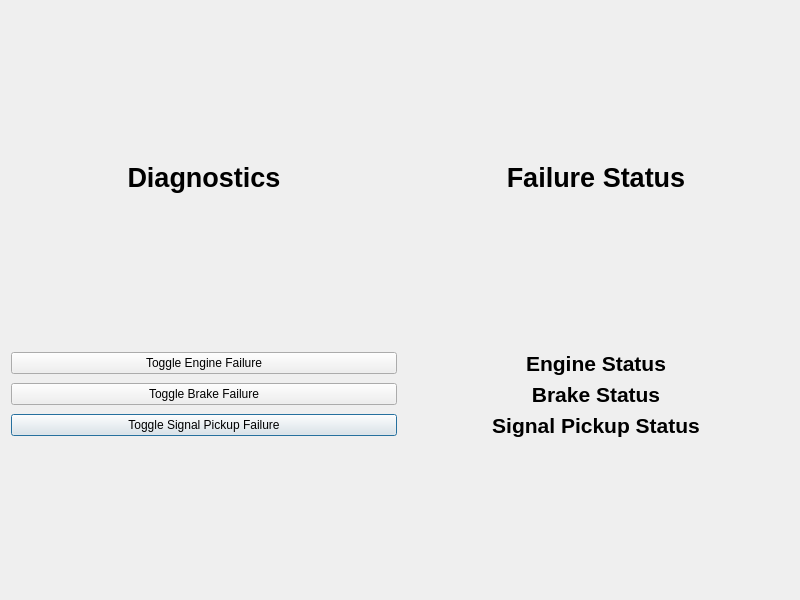
<?xml version="1.0" encoding="UTF-8"?>
<ui version="4.0">
 <class>Diagnostics_UI</class>
 <widget class="QDialog" name="Diagnostics_UI">
  <property name="geometry">
   <rect>
    <x>0</x>
    <y>0</y>
    <width>800</width>
    <height>600</height>
   </rect>
  </property>
  <property name="windowTitle">
   <string>Dialog</string>
  </property>
  <layout class="QGridLayout" name="gridLayout_2">
   <item row="0" column="0">
    <layout class="QGridLayout" name="diagnostics_grid">
     <item row="7" column="0">
      <spacer name="verticalSpacer">
       <property name="orientation">
        <enum>Qt::Vertical</enum>
       </property>
       <property name="sizeHint" stdset="0">
        <size>
         <width>20</width>
         <height>40</height>
        </size>
       </property>
      </spacer>
     </item>
     <item row="6" column="0">
      <widget class="QPushButton" name="toggleSignalPickupFailure_button">
       <property name="text">
        <string>Toggle Signal Pickup Failure</string>
       </property>
      </widget>
     </item>
     <item row="2" column="1">
      <widget class="QLabel" name="failureStatus_label">
       <property name="font">
        <font>
         <family>Arial</family>
         <pointsize>20</pointsize>
         <weight>75</weight>
         <bold>true</bold>
        </font>
       </property>
       <property name="text">
        <string>Failure Status</string>
       </property>
       <property name="alignment">
        <set>Qt::AlignCenter</set>
       </property>
      </widget>
     </item>
     <item row="2" column="0">
      <widget class="QLabel" name="diagnostics_label">
       <property name="sizePolicy">
        <sizepolicy hsizetype="Minimum" vsizetype="Minimum">
         <horstretch>0</horstretch>
         <verstretch>0</verstretch>
        </sizepolicy>
       </property>
       <property name="minimumSize">
        <size>
         <width>1</width>
         <height>1</height>
        </size>
       </property>
       <property name="font">
        <font>
         <family>Arial</family>
         <pointsize>20</pointsize>
         <weight>75</weight>
         <bold>true</bold>
        </font>
       </property>
       <property name="text">
        <string>Diagnostics</string>
       </property>
       <property name="alignment">
        <set>Qt::AlignCenter</set>
       </property>
      </widget>
     </item>
     <item row="5" column="0">
      <widget class="QPushButton" name="toggleBrakeFailure_button">
       <property name="text">
        <string>Toggle Brake Failure</string>
       </property>
      </widget>
     </item>
     <item row="4" column="0">
      <widget class="QPushButton" name="toggleEngineFailure_button">
       <property name="text">
        <string>Toggle Engine Failure</string>
       </property>
      </widget>
     </item>
     <item row="6" column="1">
      <widget class="QLabel" name="signalPickupStatus">
       <property name="font">
        <font>
         <family>Arial</family>
         <pointsize>16</pointsize>
         <weight>75</weight>
         <bold>true</bold>
        </font>
       </property>
       <property name="text">
        <string>Signal Pickup Status</string>
       </property>
       <property name="alignment">
        <set>Qt::AlignCenter</set>
       </property>
      </widget>
     </item>
     <item row="5" column="1">
      <widget class="QLabel" name="brakeStatus">
       <property name="font">
        <font>
         <family>Arial</family>
         <pointsize>16</pointsize>
         <weight>75</weight>
         <bold>true</bold>
        </font>
       </property>
       <property name="text">
        <string>Brake Status</string>
       </property>
       <property name="alignment">
        <set>Qt::AlignCenter</set>
       </property>
      </widget>
     </item>
     <item row="4" column="1">
      <widget class="QLabel" name="engineStatus">
       <property name="font">
        <font>
         <family>Arial</family>
         <pointsize>16</pointsize>
         <weight>75</weight>
         <bold>true</bold>
        </font>
       </property>
       <property name="text">
        <string>Engine Status</string>
       </property>
       <property name="alignment">
        <set>Qt::AlignCenter</set>
       </property>
      </widget>
     </item>
     <item row="1" column="1">
      <spacer name="verticalSpacer_2">
       <property name="orientation">
        <enum>Qt::Vertical</enum>
       </property>
       <property name="sizeHint" stdset="0">
        <size>
         <width>20</width>
         <height>40</height>
        </size>
       </property>
      </spacer>
     </item>
     <item row="3" column="0">
      <spacer name="verticalSpacer_3">
       <property name="orientation">
        <enum>Qt::Vertical</enum>
       </property>
       <property name="sizeHint" stdset="0">
        <size>
         <width>20</width>
         <height>40</height>
        </size>
       </property>
      </spacer>
     </item>
    </layout>
   </item>
  </layout>
 </widget>
 <resources/>
 <connections/>
</ui>
